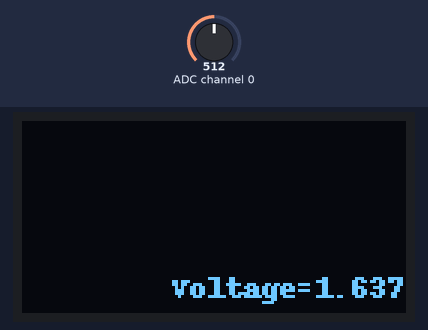
A program run on a simulated Raspberry Pi (BCM pin numbers). Parts: 128×64 one-colour display. Inputs (shaded band) come from the test bench; at power-on: ADC channel 0 = 512 (analog values on the 0–1023 scale). Library files of the repository ran but are not shown: SSD1306.py.

Above: at 1.2 s.
1.3 s: ADC channel 0 set to 716
At 4.3 s:
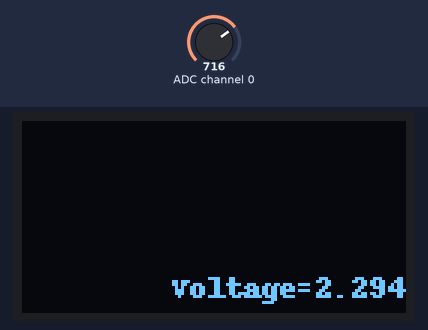
4.6 s: ADC channel 0 set to 900
At 7.3 s:
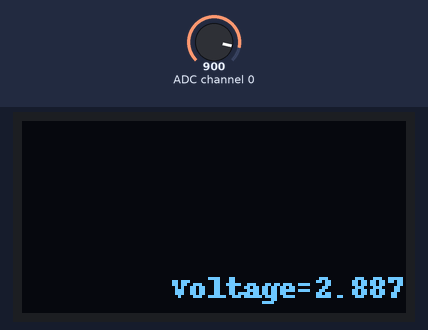
7.7 s: ADC channel 0 set to 1023
At 10.2 s:
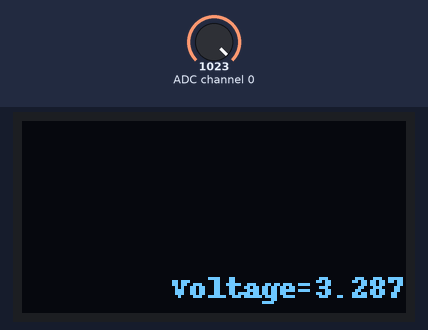
Timing chart, 0 to 11.7 s (numbered marks = the images above; inputs shaded):
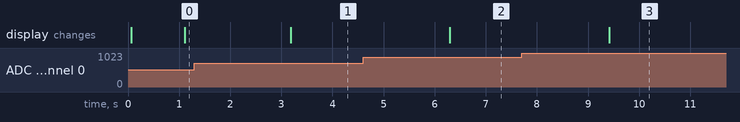

Measured:
- after the input at 1.3 s, the display: changes after 1.9 s (image 1)
- after the input at 4.6 s, the display: changes after 1.7 s (image 2)
- after the input at 7.7 s, the display: changes after 1.7 s (image 3)

The program:

ADoled.py
```python
import smbus
import time
import spidev as SPI
import SSD1306
from PIL import Image
from PIL import ImageDraw
from PIL import ImageFont

#设置OLED显示屏
RST = 19
DC = 16
bus = 0
device = 0
disp = SSD1306.SSD1306(rst=RST,dc=DC,spi=SPI.SpiDev(bus,device))
disp.begin()
disp.clear()
disp.display()

address = 0x48
A0 = 0x40
bus = smbus.SMBus(1)  # 初始化i2c Bus
while True:
    bus.write_byte(address,A0)
    value = bus.read_byte(address)
    font = ImageFont.load_default()
    image1 = Image.new('RGB', (disp.width, disp.height), 'black').convert('1')
    draw = ImageDraw.Draw(image1)
    #显示电压
    draw.text((50,50), 'Voltage='+str(value/256*3.3)+'V', font=font, fill=255)
    disp.image(image1)
    disp.display()
    time.sleep(1)
```
